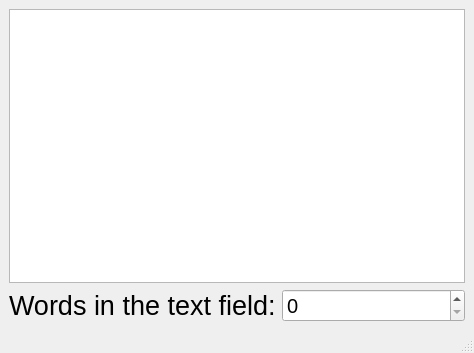
<?xml version="1.0" encoding="UTF-8"?>
<ui version="4.0">
 <class>WordCounter</class>
 <widget class="QMainWindow" name="WordCounter">
  <property name="geometry">
   <rect>
    <x>0</x>
    <y>0</y>
    <width>474</width>
    <height>353</height>
   </rect>
  </property>
  <property name="windowTitle">
   <string>WordCounter</string>
  </property>
  <widget class="QWidget" name="centralwidget">
   <layout class="QVBoxLayout" name="verticalLayout_2">
    <item>
     <layout class="QVBoxLayout" name="verticalLayout">
      <item>
       <widget class="QTextEdit" name="UserText"/>
      </item>
      <item>
       <layout class="QHBoxLayout" name="horizontalLayout">
        <item>
         <widget class="QLabel" name="label">
          <property name="font">
           <font>
            <pointsize>20</pointsize>
           </font>
          </property>
          <property name="text">
           <string>Words in the text field:</string>
          </property>
         </widget>
        </item>
        <item>
         <widget class="QSpinBox" name="SB_Words">
          <property name="font">
           <font>
            <pointsize>15</pointsize>
           </font>
          </property>
         </widget>
        </item>
       </layout>
      </item>
     </layout>
    </item>
   </layout>
  </widget>
  <widget class="QMenuBar" name="menubar">
   <property name="geometry">
    <rect>
     <x>0</x>
     <y>0</y>
     <width>474</width>
     <height>21</height>
    </rect>
   </property>
  </widget>
  <widget class="QStatusBar" name="statusbar"/>
 </widget>
 <resources/>
 <connections/>
</ui>
